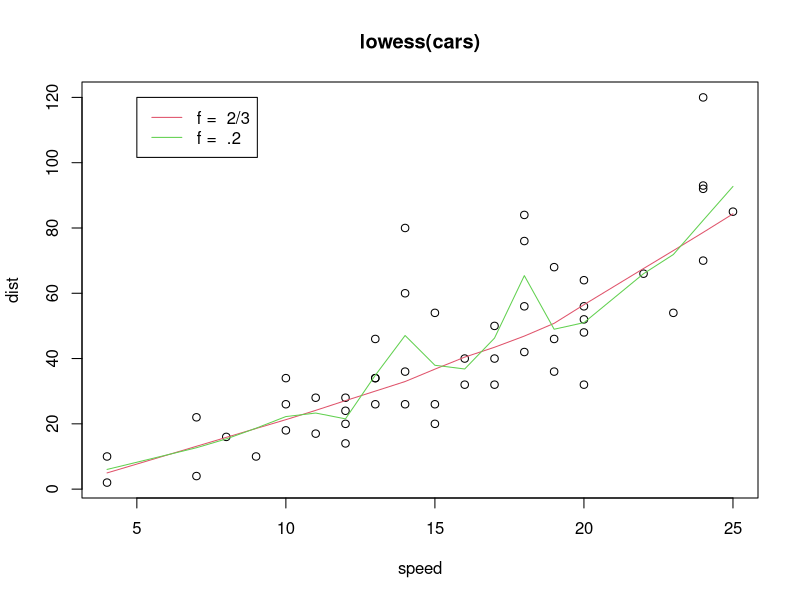
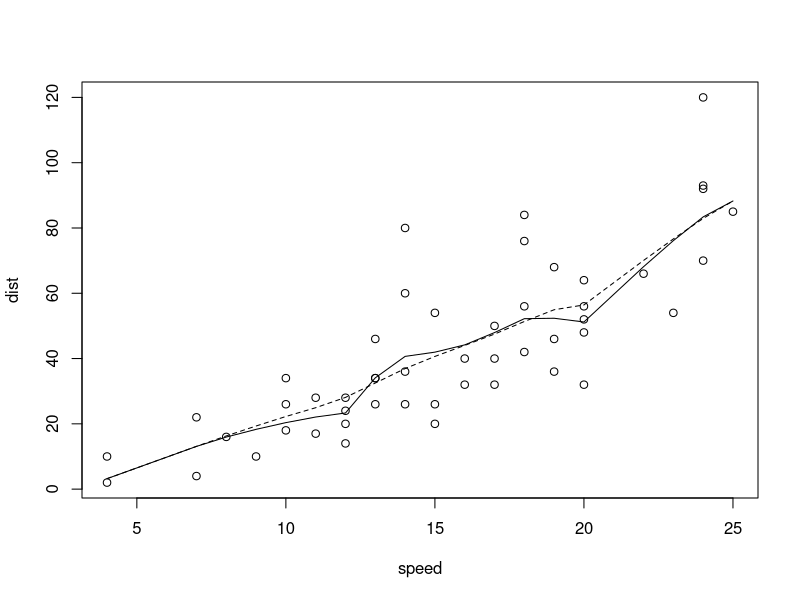

The R script that drew these images, in order:
#loess labs

#lab 1
data(cars)
cars.lo <- loess(dist ~ speed, cars)
predict(cars.lo, data.frame(speed = seq(5, 30, 1)), se = TRUE)
cars.lo2 <- loess(dist ~ speed, cars, control = loess.control(surface = "direct"))
predict(cars.lo2, data.frame(speed = seq(5, 30, 1)), se = TRUE)

#lab 2
require(graphics)
plot(cars, main = "lowess(cars)")
lines(lowess(cars), col = 2)
lines(lowess(cars, f = .2), col = 3)
legend(5, 120, c(paste("f = ", c("2/3", ".2"))), lty = 1, col = 2:3)

#lab 3
with(cars, {
  plot(speed, dist)
  lines(supsmu(speed, dist))
  lines(supsmu(speed, dist, bass = 7), lty = 2)
})
